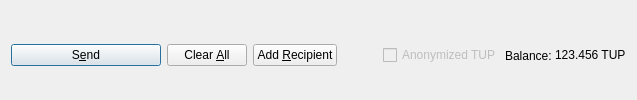
         <widget class="QFrame" name="frame_Send">
          <layout class="QHBoxLayout" name="horizontalLayout">
           <property name="bottomMargin">
            <number>0</number>
           </property>
           <item>
            <widget class="QPushButton" name="sendButton">
             <property name="minimumSize">
              <size>
               <width>150</width>
               <height>0</height>
              </size>
             </property>
             <property name="toolTip">
              <string>Confirm the send action</string>
             </property>
             <property name="text">
              <string>S&amp;end</string>
             </property>
             <property name="icon">
              <iconset resource="../tenup.qrc">
               <normaloff>:/icons/send</normaloff>:/icons/send</iconset>
             </property>
             <property name="autoDefault">
              <bool>false</bool>
             </property>
             <property name="default">
              <bool>true</bool>
             </property>
            </widget>
           </item>
           <item>
            <widget class="QPushButton" name="clearButton">
             <property name="sizePolicy">
              <sizepolicy hsizetype="Minimum" vsizetype="Fixed">
               <horstretch>0</horstretch>
               <verstretch>0</verstretch>
              </sizepolicy>
             </property>
             <property name="toolTip">
              <string>Clear all fields of the form.</string>
             </property>
             <property name="text">
              <string>Clear &amp;All</string>
             </property>
             <property name="icon">
              <iconset resource="../tenup.qrc">
               <normaloff>:/icons/remove</normaloff>:/icons/remove</iconset>
             </property>
             <property name="autoDefault">
              <bool>false</bool>
             </property>
            </widget>
           </item>
           <item>
            <widget class="QPushButton" name="addButton">
             <property name="toolTip">
              <string>Send to multiple recipients at once</string>
             </property>
             <property name="text">
              <string>Add &amp;Recipient</string>
             </property>
             <property name="icon">
              <iconset resource="../tenup.qrc">
               <normaloff>:/icons/add</normaloff>:/icons/add</iconset>
             </property>
             <property name="autoDefault">
              <bool>false</bool>
             </property>
            </widget>
           </item>
           <item>
            <spacer name="horizontalSpacer">
             <property name="orientation">
              <enum>Qt::Horizontal</enum>
             </property>
             <property name="sizeHint" stdset="0">
              <size>
               <width>40</width>
               <height>20</height>
              </size>
             </property>
            </spacer>
           </item>
           <item>
            <layout class="QHBoxLayout" name="horizontalLayout_2">
             <property name="spacing">
              <number>3</number>
             </property>
             <item>
              <widget class="QCheckBox" name="checkzTUP">
               <property name="enabled">
                <bool>false</bool>
               </property>
               <property name="text">
                <string>Anonymized TUP</string>
               </property>
              </widget>
             </item>
             <item>
              <widget class="QLabel" name="label">
               <property name="text">
                <string>Balance:</string>
               </property>
              </widget>
             </item>
             <item>
              <widget class="QLabel" name="labelBalance">
               <property name="sizePolicy">
                <sizepolicy hsizetype="Preferred" vsizetype="Fixed">
                 <horstretch>0</horstretch>
                 <verstretch>0</verstretch>
                </sizepolicy>
               </property>
               <property name="cursor">
                <cursorShape>IBeamCursor</cursorShape>
               </property>
               <property name="text">
                <string notr="true">123.456 TUP</string>
               </property>
               <property name="textInteractionFlags">
                <set>Qt::LinksAccessibleByMouse|Qt::TextSelectableByKeyboard|Qt::TextSelectableByMouse</set>
               </property>
              </widget>
             </item>
            </layout>
           </item>
          </layout>
         </widget>
